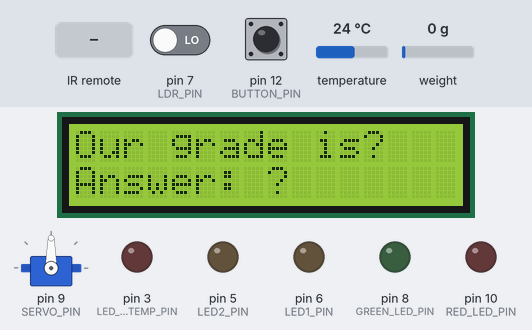
This sketch was run on a simulated Arduino Uno, built with avr-gcc and run on an emulated ATmega328P. Parts: servo, 16×2 character LCD, output pins drawn as LEDs (lit = HIGH). The test bench sets the inputs (shaded band); at power-on: pin 12 (BUTTON_PIN) HIGH, pin 7 (LDR_PIN) LOW, temperature 24 °C, weight on the scale 0 g. What the sketch prints to the serial monitor is not drawn. At 11.5 s the program stops and its outputs stay as they are.

Above: at 2.3 s.
2.4 s: infrared code 0x45 received
At 4.1 s:
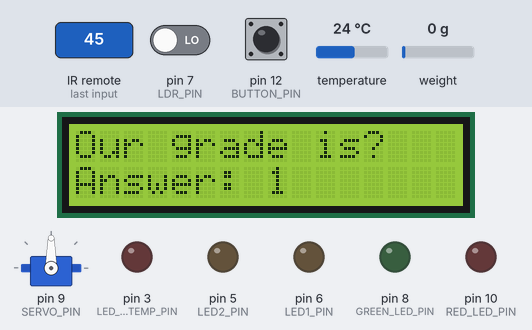
5.2 s: infrared code 0x1C received
At 7.3 s:
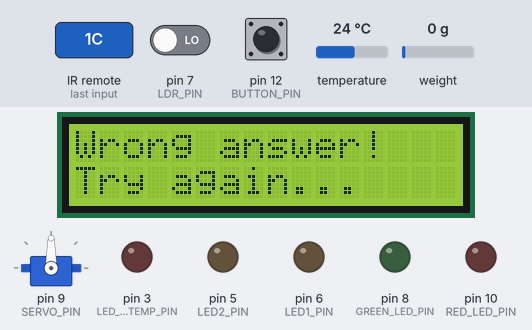
10.1 s: pin 12 (BUTTON_PIN) pulled LOW for 1.65 s
At 12.5 s:
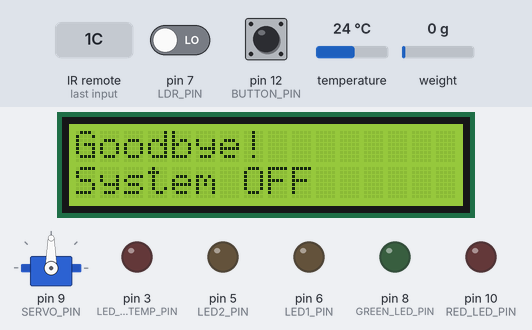
Timing chart, 0 to 13.0 s (numbered marks = the images above; inputs shaded):
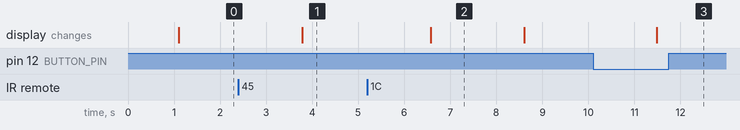

The sketch:

ARD_GROUP_01.ino
```cpp
#include <OneWire.h>
#include <DallasTemperature.h>
#include <Wire.h>
#include <LiquidCrystal_I2C.h>
#include <IRremote.hpp>
#include <Servo.h>
#include <HX711.h>

#define LDR_PIN 7
#define LED1_PIN 6
#define LED2_PIN 5
#define TEMP_PIN 4
#define LED_RED_TEMP_PIN 3
#define IR_PIN 11
#define SERVO_PIN 9
#define GREEN_LED_PIN 8
#define RED_LED_PIN 10
#define HX711_DT A0
#define HX711_SCK A1
#define BUTTON_PIN 12

OneWire oneWire(TEMP_PIN);
DallasTemperature sensors(&oneWire);
LiquidCrystal_I2C lcd(0x27, 16, 2);
Servo gateServo;
HX711 scale;

bool gateOpen = false;
unsigned long lastCheck = 0;
int inputAnswer = 0;

void setup() {
  pinMode(LDR_PIN, INPUT);
  pinMode(LED1_PIN, OUTPUT);
  pinMode(LED2_PIN, OUTPUT);
  pinMode(LED_RED_TEMP_PIN, OUTPUT);
  pinMode(GREEN_LED_PIN, OUTPUT);
  pinMode(RED_LED_PIN, OUTPUT);
  pinMode(BUTTON_PIN, INPUT_PULLUP);

  sensors.begin();
  IrReceiver.begin(IR_PIN, DISABLE_LED_FEEDBACK);
  gateServo.attach(SERVO_PIN);
  gateServo.detach();

  scale.begin(HX711_DT, HX711_SCK);
  scale.set_scale(364800);
  scale.tare();

  lcd.init();
  lcd.backlight();
  lcd.setCursor(0, 0);
  lcd.print("Our grade is?");
  lcd.setCursor(0, 1);
  lcd.print("Answer: ?");

  Serial.begin(9600);
  Serial.println("המערכת מוכנה");
}

int translateKey(int command) {
  switch (command) {
    case 69: return 1;
    case 25: return 0;
    default: return -1;
  }
}

void shutdownSystem() {
  Serial.println("כיבוי מערכת - האחרון עבר!");
  lcd.clear();
  lcd.setCursor(0, 0);
  lcd.print("Goodbye!");
  lcd.setCursor(0, 1);
  lcd.print("System OFF");
  digitalWrite(LED1_PIN, LOW);
  digitalWrite(LED2_PIN, LOW);
  digitalWrite(LED_RED_TEMP_PIN, LOW);
  digitalWrite(GREEN_LED_PIN, LOW);
  digitalWrite(RED_LED_PIN, LOW);
  while (true) {}  // עצור לנצח
}

void loop() {

  // --- כפתור כיבוי ---
  if (digitalRead(BUTTON_PIN) == LOW) {
    shutdownSystem();
  }

  if (millis() - lastCheck >= 500) {
    lastCheck = millis();

    // --- חיישן אור ---
    int lightStatus = digitalRead(LDR_PIN);
    if (lightStatus == HIGH) {
      digitalWrite(LED1_PIN, HIGH);
      digitalWrite(LED2_PIN, HIGH);
      Serial.println("חשוך - בני ישראל מדליקים לפידים!");
    } else {
      digitalWrite(LED1_PIN, LOW);
      digitalWrite(LED2_PIN, LOW);
      Serial.println("מואר - הלפידים כבויים");
    }

    // --- חיישן טמפרטורה ---
    sensors.requestTemperatures();
    float temperature = sensors.getTempCByIndex(0);
    Serial.print("טמפרטורה: ");
    Serial.print(temperature);
    Serial.println(" מעלות");

    if (temperature > 30) {
      digitalWrite(LED_RED_TEMP_PIN, HIGH);
      Serial.println("חם מדי - כסו את המצות!");
    } else {
      digitalWrite(LED_RED_TEMP_PIN, LOW);
      Serial.println("הטמפרטורה תקינה");
    }

    // --- משקל ---
    if (scale.is_ready()) {
      float weight = scale.get_units(5);
      Serial.print("משקל: ");
      Serial.print(weight);
      Serial.println(" קג");

      if (weight < 0.01) {
        digitalWrite(GREEN_LED_PIN, LOW);
        digitalWrite(RED_LED_PIN, LOW);
        Serial.println("אין משקל על החיישן");
      } else if (weight > 5.0) {
        digitalWrite(RED_LED_PIN, HIGH);
        digitalWrite(GREEN_LED_PIN, LOW);
        Serial.println("משקל כבד מדי - הורד משקל!");
      } else {
        digitalWrite(GREEN_LED_PIN, HIGH);
        digitalWrite(RED_LED_PIN, LOW);
        Serial.println("משקל תקין - אפשר לצאת!");
      }
    }
  }

  // --- שלט IR ושאלה ---
  if (IrReceiver.decode()) {
    int command = IrReceiver.decodedIRData.command;

    if (command != 0) {
      Serial.print("קיבלנו מהשלט: ");
      Serial.println(command);

      if (command == 28) {
        if (inputAnswer == 100) {
          gateOpen = true;
          gateServo.attach(SERVO_PIN);
          gateServo.write(0);
          delay(600);
          gateServo.write(90);
          Serial.println("השער פתוח - מחכה 5 שניות");
          delay(5000);
          gateServo.write(180);
          delay(600);
          gateServo.write(90);
          delay(200);
          gateServo.detach();
          Serial.println("השער נסגר");
          gateOpen = false;
          inputAnswer = 0;
          lcd.clear();
          lcd.setCursor(0, 0);
          lcd.print("Our grade is?");
          lcd.setCursor(0, 1);
          lcd.print("Answer: ?");
          Serial.println("מוכן לבא בתור!");
        } else {
          lcd.clear();
          lcd.setCursor(0, 0);
          lcd.print("Wrong answer!");
          lcd.setCursor(0, 1);
          lcd.print("Try again...");
          Serial.println("תשובה שגויה - נסה שוב");
          delay(2000);
          inputAnswer = 0;
          lcd.clear();
          lcd.setCursor(0, 0);
          lcd.print("Our grade is?");
          lcd.setCursor(0, 1);
          lcd.print("Answer: ?");
        }
      } else {
        int digit = translateKey(command);
        if (digit != -1) {
          inputAnswer = inputAnswer * 10 + digit;
          lcd.setCursor(0, 1);
          lcd.print("Answer: ");
          lcd.print(inputAnswer);
          Serial.print("ספרה שנלחצה: ");
          Serial.println(digit);
        }
      }
    }
    IrReceiver.resume();
  }

  delay(100);
}
```

Measured:
- after the input at 2.4 s, the display: changes after 1.4 s (image 1)
- after the input at 5.2 s, the display: changes after 1.4 s (image 2)
- after the input at 10.1 s, the display: changes after 1.4 s (image 3)
- what the display in image 2 shows lasts 2.0 s, from 6.6 s to 8.6 s
